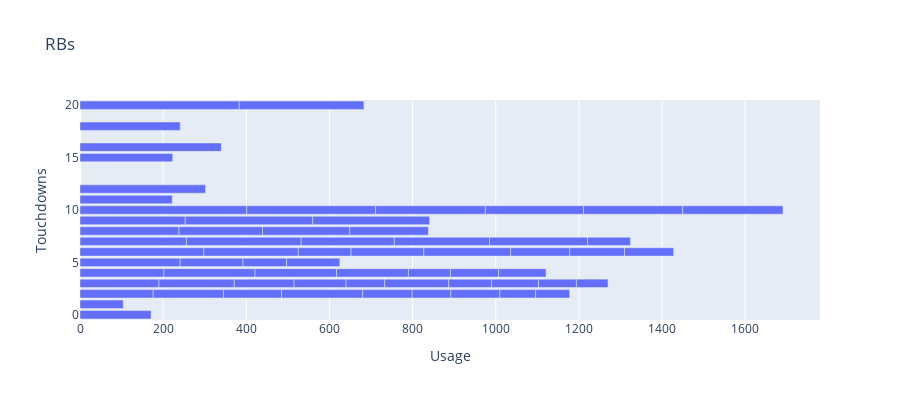

The notebook cell saved with this chart:
### Code cell
rb_fps = rb_df.loc[rb_df['FantasyPoints'] >= 50]
fig = px.bar(rb_fps, x="Usage", y="Touchdowns", orientation='h', height=400, hover_data=["Player", "FantasyPoints"],
             title='RBs')
fig.show()

### Figure 1 — Plotly figure (JSON) as saved in the notebook; plotly's stock layout.template omitted (floating-point values rounded to 4 significant figures; data arrays with more than 128 entries replaced by an {"elided": "..."} marker saying what was removed)
{"data": [{"alignmentgroup": "True", "customdata": {"elided": "66x2 mixed values"}, "hovertemplate": "Usage=%{x}<br>Touchdowns=%{y}<br>Player=%{customdata[0]}<br>FantasyPoints=%{customdata[1]}<extra></extra>", "legendgroup": "", "marker": {"color": "#636efa", "pattern": {"shape": ""}}, "name": "", "offsetgroup": "", "orientation": "h", "showlegend": false, "textposition": "auto", "type": "bar", "x": [383, 300, 340, 401, 241, 302, 253, 223, 307, 310, 264, 222, 236, 239, 298, 281, 241, 256, 238, 276, 224, 201, 229, 227, 210, 189, 236, 241, 176, 202, 127, 175, 209, 219, 190, 151, 169, 142, 196, 173, 132, 181, 140, 171, 118, 105, 103, 144, 125, 101, 93, 116, 195, 128, 154, 103, 113, 114, 119, 93, 91, 118, 86, 76, 82, 104], "xaxis": "x", "y": [20, 20, 16, 10, 18, 12, 9, 15, 9, 10, 10, 11, 10, 10, 6, 9, 10, 7, 8, 7, 7, 8, 7, 6, 8, 8, 7, 5, 2, 4, 6, 6, 6, 4, 3, 5, 2, 6, 4, 4, 6, 3, 2, 0, 6, 5, 7, 3, 3, 4, 3, 4, 2, 5, 3, 3, 3, 4, 2, 2, 3, 2, 2, 3, 2, 1], "yaxis": "y"}], "layout": {"barmode": "relative", "height": 400, "legend": {"tracegroupgap": 0}, "title": {"text": "RBs"}, "xaxis": {"anchor": "y", "domain": [0, 1], "title": {"text": "Usage"}}, "yaxis": {"anchor": "x", "domain": [0, 1], "title": {"text": "Touchdowns"}}}}
